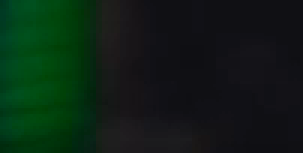
#> input picture goniometer/P2100_images/extracted_rois_0/frame_19.png, 101 x 51 px, given in place of frame_90.png, which was not available (shown 3 times larger)
$ python plot_goniometer_figure.py
#> lines starting #> are read from the running program, lines starting #| are printed output that depends on the picture
import os
from PIL import Image
import matplotlib.pyplot as plt
import pandas as pd
import numpy as np

# Run this file to plot simulation/observed images comparison from goniometer.
# The experimental images are taken from "P600_images" and "P2100_images"
# Calculated images are taken from the "export"-folder and are created by program 2.

# Please insert values below:

# ------------------ #
patch = 'P600' # P2100 or P600
simulation_resolution = 0.1 # Degrees (0.1 - 1)
# ------------------ #

if patch == 'P2100':
    folders = {
        '0%': 'goniometer/P2100_images/extracted_ROIs_0',
        '5%': 'goniometer/P2100_images/extracted_ROIs_5',
        '10%': 'goniometer/P2100_images/extracted_ROIs_10'
    }
    # Periods of strained grating
    sim_p = {
        '0%': '2150',
        '5%': '2258',
        '10%': '2365'
    }
    frame_stop = 10 # Limit to observed angle in experiment

elif patch == "P600":
    folders = {
        '0%': 'goniometer/P600_images/extracted_rois_0',
        '5%': 'goniometer/P600_images/extracted_rois_5',
        '10%': 'goniometer/P600_images/extracted_rois_10'
    }
    # Periods of strained grating
    sim_p = {
        '0%': '630',
        '5%': '660',
        '10%': '690'
    }
    frame_stop = 20 # Limit to observed angle in experiment

# Common frame numbers and folders for each strain
frame_numbers = list(range(90, frame_stop, -1))  # From 90 to 10

# Load and rotate images per strain
all_images = {}
max_widths = []
max_heights = []

for strain_label, folder in folders.items():
    images = []
    for i in frame_numbers:
        path = os.path.join(folder, f'frame_{i}.png')
        img = Image.open(path).rotate(90, expand=True)
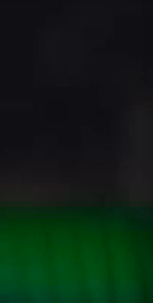
#> img: PIL image 51x101 RGB (shown 3 times larger); mean R, G, B 13.4, 32.5, 20.7
        # crop the images to square size from the center
        min_size = min(img.size)
#> min_size = 51
        # crop the first 50 images from center, the rest from bottom
        if i < 37:
            # crop from bottom
            left = (img.width - min_size) / 2
            top = img.height - min_size
            right = (img.width + min_size) / 2
            bottom = img.height *2
            # img = img.crop((left, top, right, bottom))
        else:
            left = (img.width - min_size) / 2
#> left = 0
            top = (img.height - min_size) / 2
#> top = 25
            right = (img.width + min_size) / 2
#> right = 51
            bottom = (img.height + min_size) / 2
#> bottom = 76
#> (the run stopped early here; a loop or call above may not have finished)

$ run again, on goniometer/P2100_images/extracted_rois_0/frame_29.png
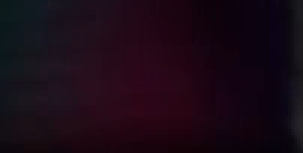
#> input picture goniometer/P2100_images/extracted_rois_0/frame_29.png, 101 x 51 px, given in place of frame_90.png, which was not available (shown 3 times larger)
#> `img = Image.open(path).rotate(90, expand=True)`:
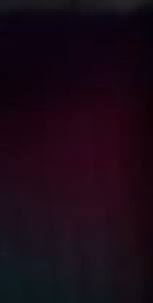
#> img: PIL image 51x101 RGB (shown 3 times larger); mean R, G, B 25.8, 9.7, 21.5

$ run again, on goniometer/P2100_images/extracted_rois_0/frame_30.png
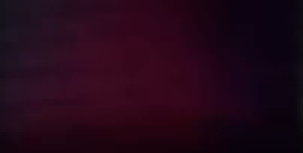
#> input picture goniometer/P2100_images/extracted_rois_0/frame_30.png, 101 x 51 px, given in place of frame_90.png, which was not available (shown 3 times larger)
#> `img = Image.open(path).rotate(90, expand=True)`:
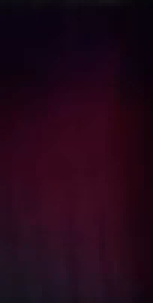
#> img: PIL image 51x101 RGB (shown 3 times larger); mean R, G, B 34.6, 7.5, 23.9

$ run again, on goniometer/P2100_images/extracted_rois_0/frame_32.png
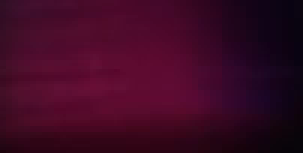
#> input picture goniometer/P2100_images/extracted_rois_0/frame_32.png, 101 x 51 px, given in place of frame_90.png, which was not available (shown 3 times larger)
#> `img = Image.open(path).rotate(90, expand=True)`:
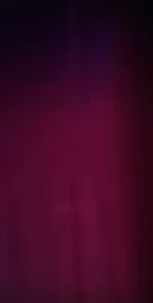
#> img: PIL image 51x101 RGB (shown 3 times larger); mean R, G, B 60.4, 8.4, 35.8
